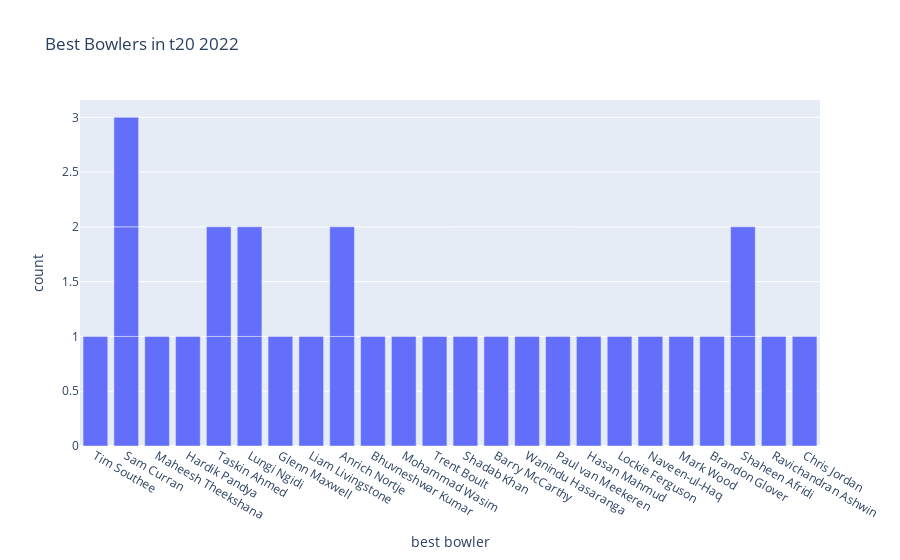

The code cell stored with this chart in its notebook:
### Code cell
figure = px.bar(data, x= data["best bowler"],title = "Best Bowlers in t20 2022")
figure.show()

### Figure 1 — Plotly figure (JSON) as saved in the notebook; plotly's stock layout.template omitted (floating-point values rounded to 4 significant figures)
{"data": [{"alignmentgroup": "True", "hovertemplate": "best bowler=%{x}<br>count=%{y}<extra></extra>", "legendgroup": "", "marker": {"color": "#636efa", "pattern": {"shape": ""}}, "name": "", "offsetgroup": "", "orientation": "v", "showlegend": false, "textposition": "auto", "type": "bar", "x": ["Tim Southee", "Sam Curran", "Maheesh Theekshana", "Hardik Pandya", "Taskin Ahmed", "Lungi Ngidi", "Glenn Maxwell", "Liam Livingstone", null, "Anrich Nortje", "Bhuvneshwar Kumar", "Mohammad Wasim", null, null, "Trent Boult", "Taskin Ahmed", "Shadab Khan", "Lungi Ngidi", "Barry McCarthy", "Wanindu Hasaranga", "Sam Curran", "Paul van Meekeren", "Hasan Mahmud", "Anrich Nortje", "Lockie Ferguson", "Naveen-ul-Haq", "Mark Wood", "Brandon Glover", "Shaheen Afridi", "Ravichandran Ashwin", "Shaheen Afridi", "Chris Jordan", "Sam Curran"], "xaxis": "x", "y": [1, 1, 1, 1, 1, 1, 1, 1, 1, 1, 1, 1, 1, 1, 1, 1, 1, 1, 1, 1, 1, 1, 1, 1, 1, 1, 1, 1, 1, 1, 1, 1, 1], "yaxis": "y"}], "layout": {"barmode": "relative", "legend": {"tracegroupgap": 0}, "title": {"text": "Best Bowlers in t20 2022"}, "xaxis": {"anchor": "y", "domain": [0, 1], "title": {"text": "best bowler"}}, "yaxis": {"anchor": "x", "domain": [0, 1], "title": {"text": "count"}}}}
